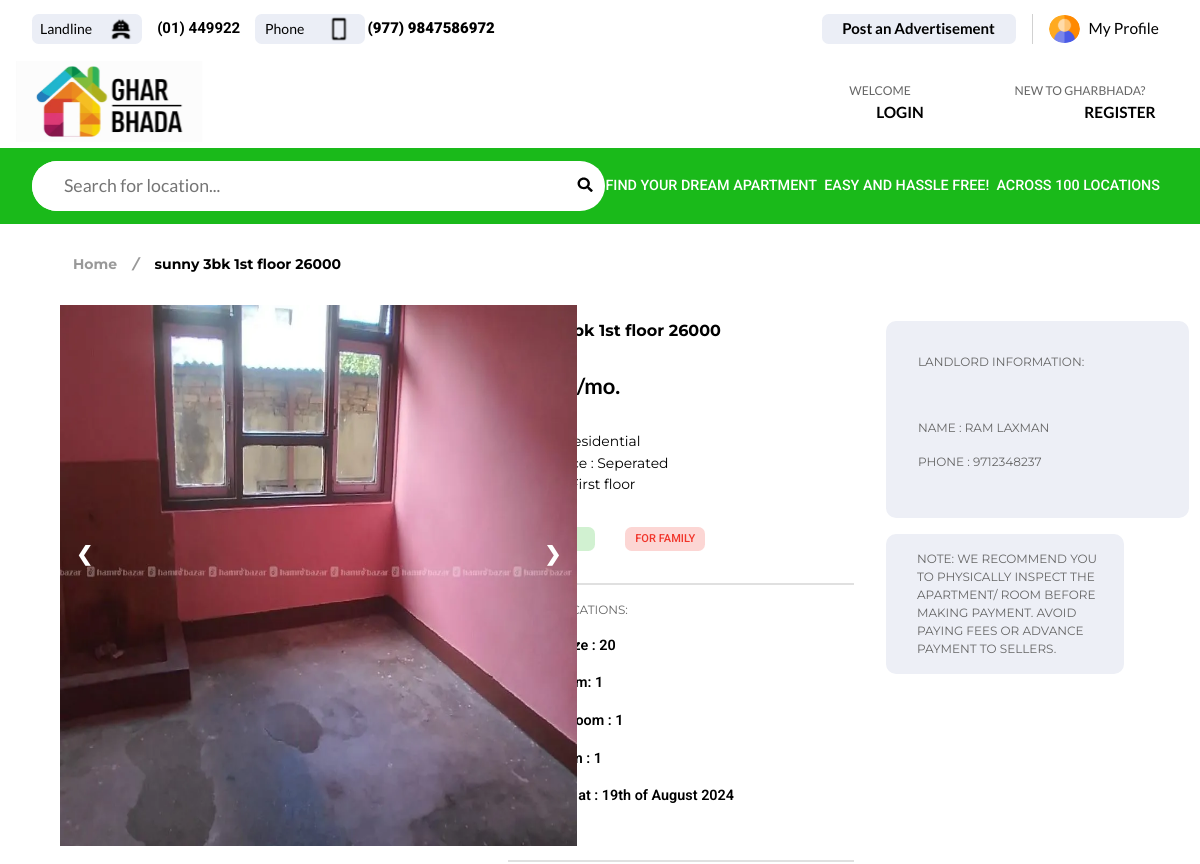
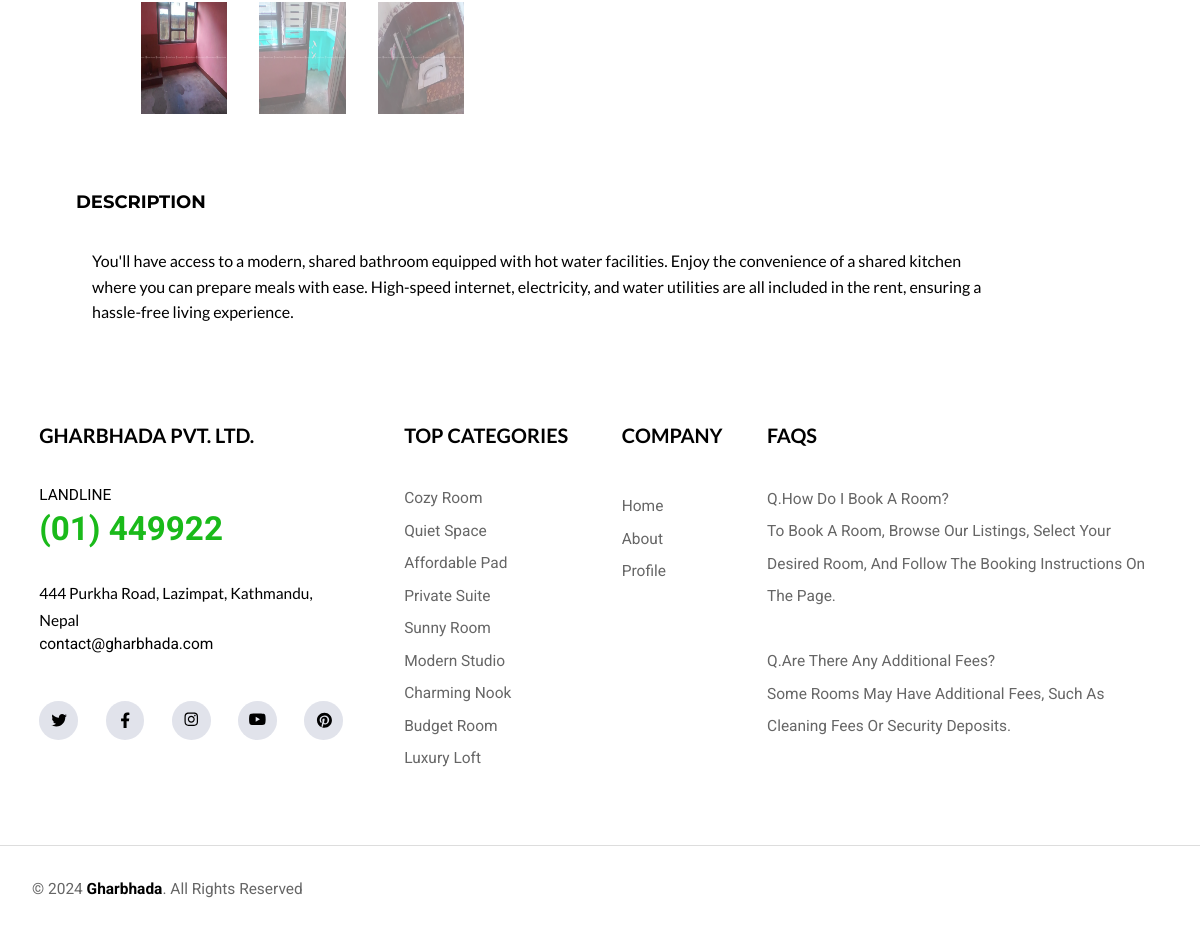
The page /components/SinglePost.php?post_id=18 on the database its author committed (2 pictures, top to bottom).
### tables this page shows
CREATE TABLE `posts` (
  `id` int(11) NOT NULL,
  `user_id` int(11) NOT NULL,
  `name` varchar(255) NOT NULL,
  `phone_number` varchar(20) NOT NULL,
  `title` varchar(255) NOT NULL,
  `rent` decimal(10,2) NOT NULL,
  `location` varchar(255) NOT NULL,
  `type` enum('residential','commercial') NOT NULL,
  `floor` varchar(40) DEFAULT NULL,
  `entrance` varchar(255) NOT NULL,
  `for_whom` enum('family','single') NOT NULL,
  `road_size` int(11) NOT NULL,
  `bedrooms` int(11) NOT NULL,
  `living_rooms` int(11) NOT NULL,
  `restrooms` int(11) NOT NULL,
  `image1` varchar(255) DEFAULT NULL,
  `image2` varchar(255) DEFAULT NULL,
  `image3` varchar(255) DEFAULT NULL,
  `description` text NOT NULL,
  `created_at` timestamp NOT NULL DEFAULT current_timestamp(),
  `updated_at` timestamp NOT NULL DEFAULT current_timestamp() ON UPDATE current_timestamp(),
  `status` tinyint(4) DEFAULT 0
);

### Models/PostCRUDModel.php (called while the page is built, shortened)
<?php
class PostCRUD
{
    private $db;
    public function __construct($db)
    {
        $this->db = $db;
    }
    public function getSinglePost($id)
    {
        $query = "SELECT * FROM Posts WHERE id = ?";
        $stmt = $this->db->prepare($query);
        $stmt->bind_param('i', $id);
        $stmt->execute();
        $result = $stmt->get_result();
        $post = $result->fetch_assoc();
        return $post;
    }
}
?>

### components/SinglePost.php (the view, shortened to what this page needs)
<?php
require_once '../Models/PostCRUDModel.php';
require_once '../Database/DatabaseConnection.php';
$PostCRUDModel = new PostCRUD($db);
if (isset($_GET['post_id'])) {
    $id = $_GET['post_id'];
    $SinglePost = $PostCRUDModel->getSinglePost($id);
} else {
    echo "No post ID provided.";
    exit();
}
function formatDate($dateString) {
  $date = new DateTime($dateString);
  return $date->format('jS \of F Y');
}
$formattedDate = formatDate($SinglePost['created_at']);
?>
<!DOCTYPE html>
<html lang="en">
<head>
    <link rel="stylesheet" href="../css/style.css">
    <link rel="stylesheet" href="../css/login.css">
    <link rel="stylesheet" href="../css/SinglePost.css">
</head>
<body>
    <?php
        include 'header.php';
    ?>
     <section id="SinglePost">
        <div id="pageLocation">
            <p id="pageLocationText">Home <i>/</i> <b><?php echo($SinglePost['title']) ?></b></p>
        </div>
        <div id="SinglePostMain">
            <div id="SinglePostInfo">
                <div id="SinglePostImage">
                    <div class="container">
                        <div class="mySlides">
                          <img src="<?php echo($SinglePost['image1']) ?>" class="SlideMain">
                        </div>
                        <a class="prev" onclick="plusSlides(-1)">❮</a>
                        <a class="next" onclick="plusSlides(1)">❯</a>
                        <div class="row">
                          <div class="column">
                            <img class="demo cursor" src="<?php echo($SinglePost['image1']) ?>" style="width:100%" onclick="currentSlide(1)" alt="The Woods">
                          </div>
                          <div class="column">
                            <img class="demo cursor" src="<?php echo($SinglePost['image2']) ?>" style="width:100%" onclick="currentSlide(2)" alt="Cinque Terre">
                          </div>
                          <div class="column">
                            <img class="demo cursor" src="<?php echo($SinglePost['image3']) ?>" style="width:100%" onclick="currentSlide(3)" alt="Mountains and fjords">
                          </div>
                        </div>
                      </div>
                </div>
                <div id="SinglePostSpec">
                    <h1 id="SinglePostTitle"><?php echo($SinglePost['title']) ?></h1>
                    <h2 id="SinglePostPrice"><?php echo number_format($SinglePost['rent']) ?>/mo.</h2>
                    <ul id="SinglePostType">
                        <li id="Type">Type : <?php echo($SinglePost['type']) ?></li>
                        <li id="Entrance">Entrance : <?php echo($SinglePost['entrance']) ?></li>
                        <li id="Floor">Floor : <?php echo($SinglePost['floor']) ?></li>
                    </ul>
                    <div id="roomCardType">
                        <div id="roomCardTypeLocation"><?php echo($SinglePost['location']) ?></div>
                        <div id="roomCardTypeForNumber">For <?php echo($SinglePost['for_whom']) ?></div>
                      </div>
                      <div id="Specification">
                        <h1>Specifications:</h1>
                        <p>Road Size : <?php echo($SinglePost['road_size']) ?></p>
                        <p>Bathroom: <?php echo($SinglePost['restrooms']) ?></p>
                        <p>Living Room : <?php echo($SinglePost['living_rooms']) ?></p>
                        <p>Bedroom : <?php echo($SinglePost['bedrooms']) ?></p>
                        <p>Created at : <?php echo($formattedDate) ?></p>
                      </div>
                </div>
                <div id="SinglePostContact">
                    <div id="LanlordInfo">
                        <h1>LANDLORD INFORMATION:</h1>
                        <div id="LandlordName">
                        <p>name : <?php echo($SinglePost['name']) ?></p>
                        <p>phone : <?php echo($SinglePost['phone_number']) ?></p>
                    </div>
                    </div>
                    <div id="Note">
                        <p>Note: We recommend you to physically inspect the apartment/ room before making payment. Avoid paying fees or advance payment to sellers. </p>
                    </div>
                </div>
            </div>
        </div>
        <div id="SinglePostDescription">
            <h1>description</h1>
            <p><?php echo($SinglePost['description']) ?> </p>
        </div>
    </section>
    <?php
        include 'footer.php';
    ?>
</body>
</html>

### css/style.css (style rules this page uses)
* { margin: 0; padding: 0; box-sizing: border-box; }
body { font-family: 'Roboto', sans-serif, Lato; background-color: #f1f1f1; width: 100%; height: 100%; }
#roomCardType { display: flex; width: 84%; align-items: center; justify-content: space-between; margin-top: 1.96rem; }
#roomCardTypeLocation { width: 5.46081rem; height: 1.48113rem; flex-shrink: 0; border-radius: 0.41475rem; background: rgba(26, 186, 26, 0.2); color: #1ABA1A; font-family: Roboto; font-size: 0.69125rem; font-style: normal; font-weight: 500; line-height: 1.03688rem; text-transform: uppercase; display: flex; align-items: center; justify-content: center; }
#roomCardTypeForNumber { width: 4.99288rem; height: 1.48113rem; flex-shrink: 0; border-radius: 0.41475rem; background: rgba(241, 53, 43, 0.2); color: #F1352B; font-family: Roboto; font-size: 0.69125rem; font-style: normal; font-weight: 500; line-height: 1.03688rem; text-transform: uppercase; display: flex; align-items: center; justify-content: center; }

### css/login.css (style rules this page uses)
#pageLocation { width: 100%; height: 5.07306rem; background: #FFF; padding-left: 4.56rem; display: flex; align-items: center; }
#pageLocationText { color: #999; font-family: Montserrat; font-size: 0.87681rem; font-style: normal; font-weight: 700; line-height: 1.31525rem; display: flex; gap: 1rem; }
#pageLocationText b { color: #000; font-family: Montserrat; font-size: 0.87681rem; font-style: normal; font-weight: 700; line-height: 1.31525rem; }

### rows shown on the page
posts: title "sunny 3bk 1st floor 26000", image1 (picture), image2 (picture), image3 (picture), type "residential", entrance "Seperated", floor "First floor", for_whom "FAMILY", road_size "20", restrooms "1", living_rooms "1", bedrooms "1", created_at "19th of August 2024", name "RAM LAXMAN", phone_number "9712348237", description "You'll have access to a modern, shared bathroom equipped with hot water facilities. Enjoy the convenience of a shared kitchen where you can prepare meals with ease. High-speed internet, electricity, and water utilities are all included in the rent, ensuring a hassle-free living experience."
